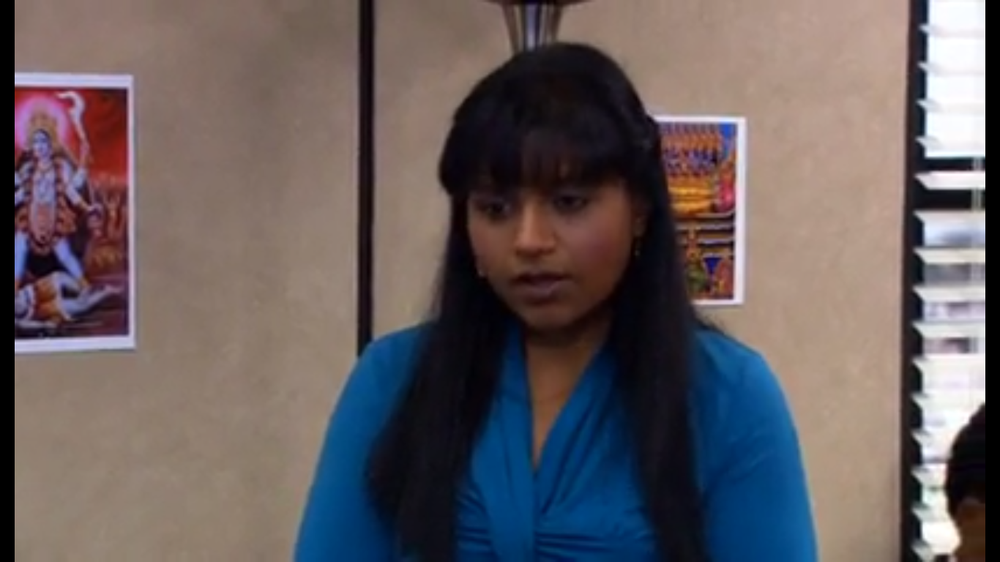
#> input picture Final_Project/Final (All in One)/arm_ws/src/arm_gazebo/src/scripts/image processing/kelly.png, 1000 x 562 px, shrunk from 1366 x 768 before the run
$ python ImageProcessing.py   (older library calls are emulated)
#> lines starting #> are read from the running program, lines starting #| are printed output that depends on the picture
import numpy as np
import cv2 as cv

kelly = cv.imread("kelly.png")
#> kelly is the input picture: shape (562, 1000, 3); mean B, G, R 95.2, 93.6, 102.7
newKelly = np.zeros_like(kelly)

filter = np.array([
    [-1, 0, 1],
    [-2, 1, 2],
    [-1, 1, 1]
], dtype = np.int)

filter = filter / 9
k = 3

for i in range(kelly.shape[0] - 2):
    for j in range(kelly.shape[1] - 2):
        patch = kelly[i : i + k, j : j + k]

        Gx = ( filter * patch ).sum()
        Gy = ( filter.T * patch ).sum()

        G = np.sqrt( Gx ** 2 +  Gy ** 2 )
        newKelly[i, j] = G
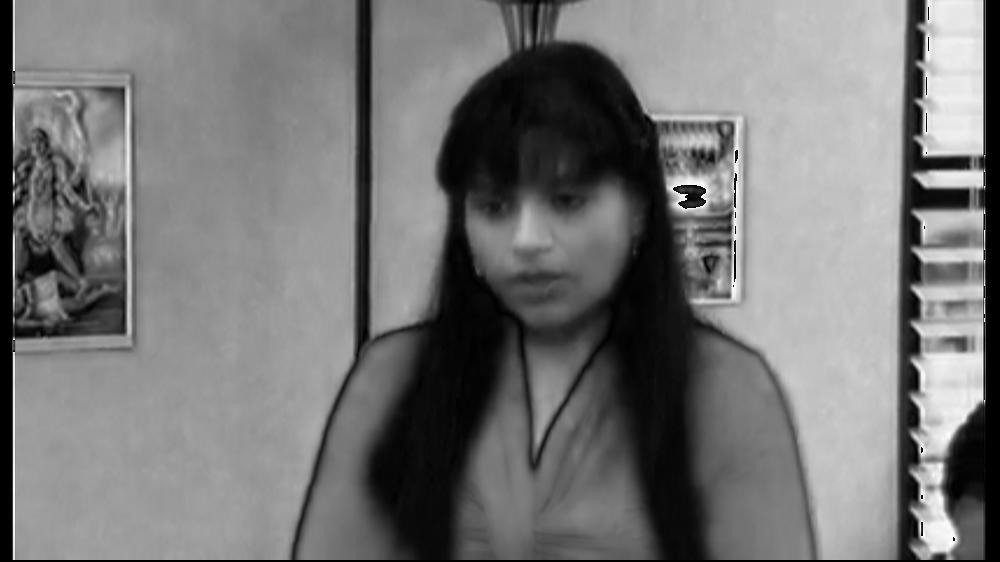
#> newKelly: shape (562, 1000, 3); min 0, max 255, mean 117.7


cv.imshow("Model.Y" , newKelly)
cv.waitKey(0)
